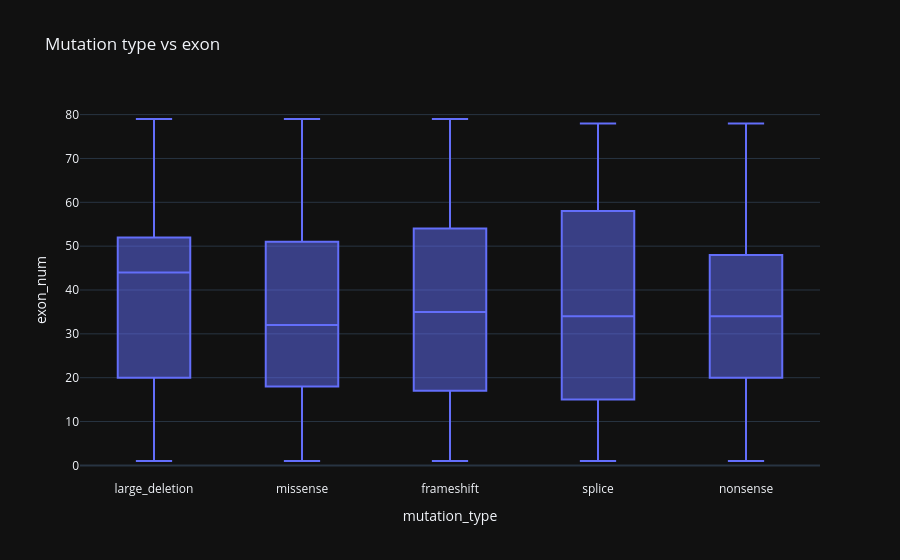

The notebook cell this image was saved under:
### Markdown cell above
## 8. 📊 mutation_type vs exon

### Code cell
tmp = d[['mutation_type', 'exon_num']].dropna()
fig = px.box(tmp, x='mutation_type', y='exon_num', points='outliers', title='Mutation type vs exon')
fig.show()

### Figure 1 — Plotly figure (JSON) as saved in the notebook; plotly's stock layout.template omitted (floating-point values rounded to 4 significant figures; data arrays with more than 128 entries replaced by an {"elided": "..."} marker saying what was removed)
{"data": [{"alignmentgroup": "True", "boxpoints": "outliers", "hovertemplate": "mutation_type=%{x}<br>exon_num=%{y}<extra></extra>", "legendgroup": "", "marker": {"color": "#636efa"}, "name": "", "notched": false, "offsetgroup": "", "orientation": "v", "showlegend": false, "x": {"elided": "7327 str values"}, "x0": " ", "xaxis": "x", "y": {"elided": "7327 float values"}, "y0": " ", "yaxis": "y", "type": "box"}], "layout": {"xaxis": {"anchor": "y", "domain": [0.0, 1.0], "title": {"text": "mutation_type"}}, "yaxis": {"anchor": "x", "domain": [0.0, 1.0], "title": {"text": "exon_num"}}, "legend": {"tracegroupgap": 0}, "title": {"text": "Mutation type vs exon"}, "boxmode": "group"}}
